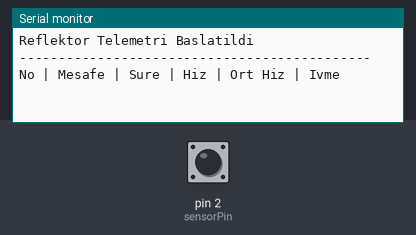
This sketch was run on a simulated Arduino Uno, built with avr-gcc and run on an emulated ATmega328P. On the bench: the last lines printed to the serial monitor. The test bench sets the inputs (shaded band); at power-on: pin 2 (sensorPin) HIGH.

Above: at 1.2 s.
1.3 s: pin 2 (sensorPin) pulsed LOW 2 times (0.12 s each, 0.3 s apart)
At 2.0 s:
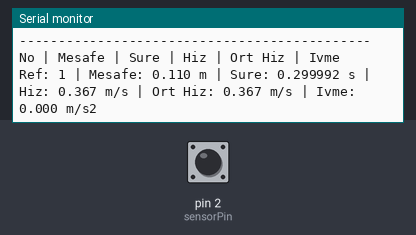
3.4 s: pin 2 (sensorPin) driven LOW
At 4.6 s:
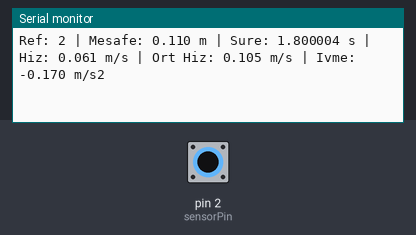

The sketch:

Speed-Calculation-Test.ino
```cpp
//=========================================
// E18-D80NK Reflektör Hız Telemetri Sistemi
//=========================================

const int sensorPin = 2;


// Reflektörler arası mesafeler (cm)
float mesafeler[] = {
  11.0,
  11.0,
  10.0,
  16.0,
  10.0,
  11.0,
  11.0
};


const int toplamReflektor = 7;


int sayac = 0;

int sonSensorDurumu = HIGH;


// Zaman değişkenleri
unsigned long baslangicZamani = 0;
unsigned long oncekiZaman = 0;
unsigned long sonOkumaZamani = 0;


// Debounce
const unsigned long debounceSuresi = 150000; // microsecond


// Hız değişkenleri
float anlikHiz = 0;
float oncekiHiz = 0;

float ortalamaHiz = 0;
float ivme = 0;


float toplamMesafe = 0;


void setup()
{
  Serial.begin(115200);

  pinMode(sensorPin, INPUT_PULLUP);


  Serial.println("Reflektor Telemetri Baslatildi");

  Serial.println("---------------------------------------------");

  Serial.println(
    "No | Mesafe | Sure | Hiz | Ort Hiz | Ivme"
  );


}


void loop()
{

  if(sayac >= toplamReflektor)
  {
    return;
  }


  int durum = digitalRead(sensorPin);

  unsigned long simdi = micros();


  // Yeni reflektor algilandi
  if(durum == LOW &&
     sonSensorDurumu == HIGH &&
     (simdi - sonOkumaZamani > debounceSuresi))
  {


    // ilk reflektor
    if(sayac == 0)
    {

      baslangicZamani = simdi;
      oncekiZaman = simdi;

      sayac++;

      sonOkumaZamani = simdi;

      sonSensorDurumu = durum;

      return;
    }


    //----------------------------
    // Süre hesaplama
    //----------------------------

    float dt = (simdi - oncekiZaman) / 1000000.0;

    float toplamSure =
    (simdi - baslangicZamani) / 1000000.0;


    //----------------------------
    // Mesafe
    //----------------------------

    float mesafe_m =
    mesafeler[sayac-1] / 100.0;


    toplamMesafe += mesafe_m;


    //----------------------------
    // Anlık hız
    //----------------------------

    oncekiHiz = anlikHiz;

    anlikHiz = mesafe_m / dt;


    //----------------------------
    // Ortalama hız
    //----------------------------

    ortalamaHiz =
    toplamMesafe / toplamSure;


    //----------------------------
    // İvme
    //----------------------------

    if(sayac == 1)
    {
      ivme = 0;
    }
    else
    {
      ivme =
      (anlikHiz - oncekiHiz) / dt;
    }


    //----------------------------
    // Seri çıktı
    //----------------------------

    Serial.print("Ref: ");
    Serial.print(sayac);

    Serial.print(" | Mesafe: ");
    Serial.print(mesafe_m,3);
    Serial.print(" m");


    Serial.print(" | Sure: ");
    Serial.print(dt,6);
    Serial.print(" s");


    Serial.print(" | Hiz: ");
    Serial.print(anlikHiz,3);
    Serial.print(" m/s");


    Serial.print(" | Ort Hiz: ");
    Serial.print(ortalamaHiz,3);
    Serial.print(" m/s");


    Serial.print(" | Ivme: ");
    Serial.print(ivme,3);
    Serial.println(" m/s2");


    //----------------------------
    // Bir sonraki ölçüm
    //----------------------------

    oncekiZaman = simdi;

    sonOkumaZamani = simdi;

    sayac++;

  }


  sonSensorDurumu = durum;

}
```

Measured:
- after the input at 1.3 s, the serial monitor: prints a new line after 0.30 s (image 1)
- after the input at 3.4 s, the serial monitor: prints a new line at once (image 2)
